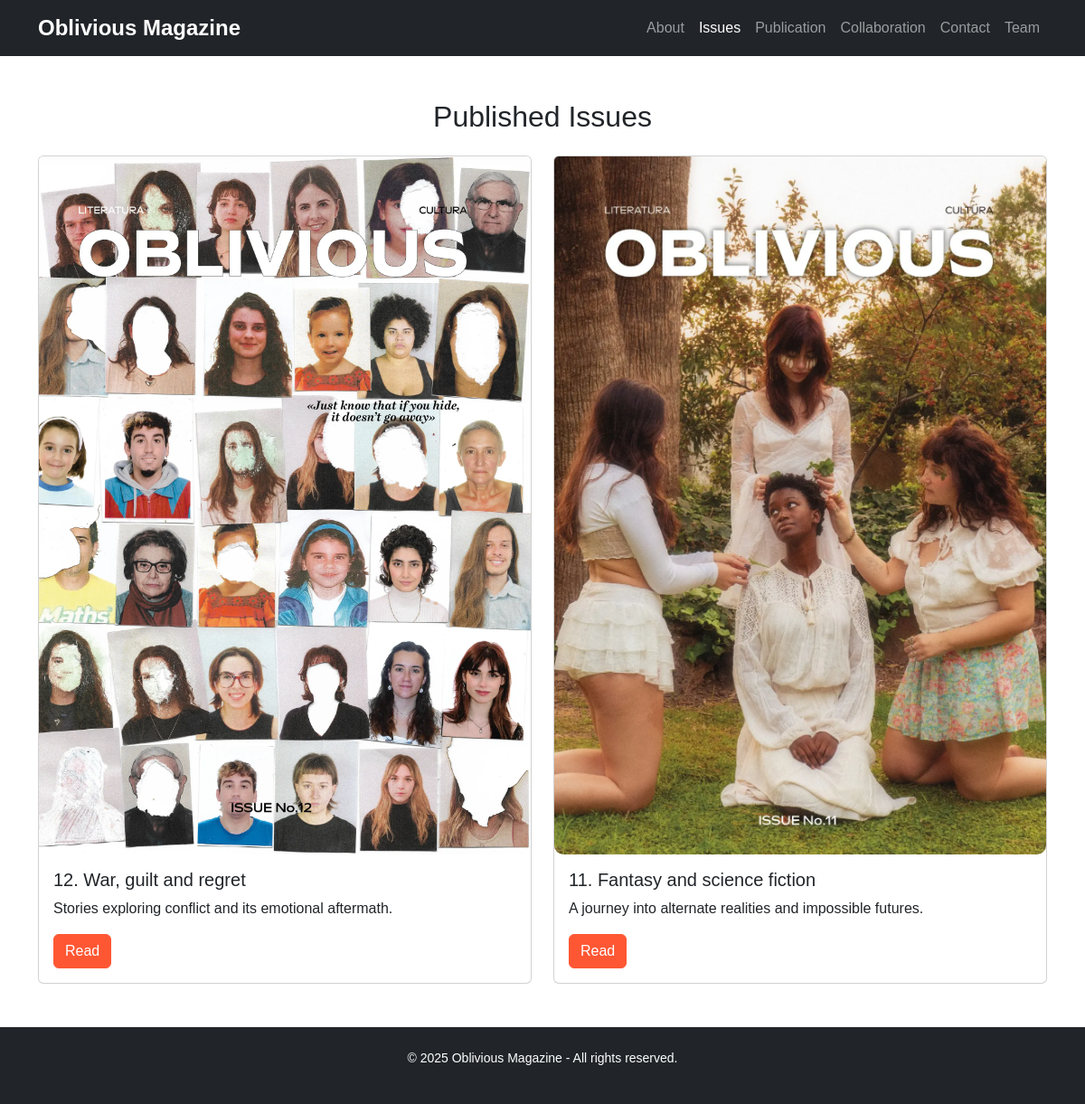
Page /issues on the committed database.
### tables this page shows
CREATE TABLE issues (
    id INTEGER PRIMARY KEY AUTOINCREMENT,
    issue_number INTEGER NOT NULL,
    title TEXT NOT NULL,
    description TEXT,
    cover_image TEXT,
    published_date TEXT,
    file TEXT
);

### app.py (the view)
@app.route('/issues')
def numeros():
    conn = get_db_connection()
    issues = conn.execute('SELECT * FROM issues').fetchall()
    conn.close()
    return render_template('issues.html', issues=issues)

### app.py (called while the page is built)
def get_db_connection():
    conn = sqlite3.connect('revista.db')
    conn.row_factory = sqlite3.Row
    return conn

### templates/issues.html (shortened to what this page needs)
<!DOCTYPE html>
<html lang="en">
<head>
  <link href="https://cdn.jsdelivr.net/npm/bootstrap@5.3.0/dist/css/bootstrap.min.css" rel="stylesheet">
  <link rel="stylesheet" href="{{ url_for('static', filename='style.css') }}">
</head>
<body>
  {% include 'navbar.html' %}
  <main class="container my-5">
    <h2 class="text-center mb-4">Published Issues</h2>
    <div class="row row-cols-1 row-cols-md-2 g-4">
      {% for issue in issues %}
      <div class="col">
        <div class="card h-100">
          <img src="{{ url_for('static', filename=issue['cover_image']) }}" class="card-img-top" alt="Cover of {{ issue['title'] }}">
          <div class="card-body">
            <h5 class="card-title">{{ issue['title'] }}</h5>
            <p class="card-text">{{ issue['description'] }}</p>
            <a href="{{ url_for('static', filename=issue['file']) }}" class="btn btn-primary" target="_blank">Read</a>
          </div>
        </div>
      </div>
      {% endfor %}
    </div>
  </main>
  <footer class="text-center bg-dark text-white py-4 mt-5">
    <p>&copy; 2025 Oblivious Magazine - All rights reserved.</p>
  </footer>
</body>
</html>

### static/style.css (style rules this page uses)
body { font-family: 'Arial', sans-serif; }
img { max-width: 100%; height: auto; border-radius: 10px; }
.btn-primary { background-color: #ff5733; border-color: #ff5733; }
footer { margin-top: 50px; font-size: 14px; }

### rows in the picture
issues: cover_image (picture), title "12. War, guilt and regret", description "Stories exploring conflict and its emotional aftermath."
issues: cover_image (picture), title "11. Fantasy and science fiction", description "A journey into alternate realities and impossible futures."
